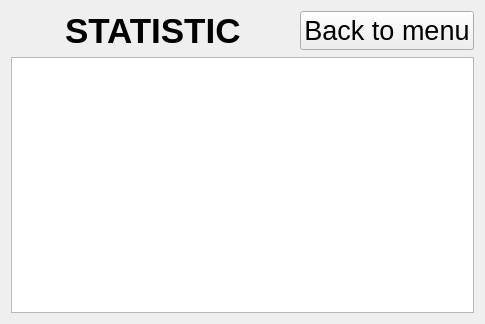
<?xml version="1.0" encoding="UTF-8"?>
<ui version="4.0">
 <class>Statistic</class>
 <widget class="QWidget" name="Statistic">
  <property name="geometry">
   <rect>
    <x>0</x>
    <y>0</y>
    <width>485</width>
    <height>324</height>
   </rect>
  </property>
  <property name="windowTitle">
   <string>Statistic</string>
  </property>
  <layout class="QGridLayout" name="gridLayout">
   <item row="0" column="0">
    <layout class="QVBoxLayout" name="verticalLayout">
     <item>
      <layout class="QHBoxLayout" name="horizontalLayout">
       <item>
        <spacer name="horizontalSpacer">
         <property name="orientation">
          <enum>Qt::Horizontal</enum>
         </property>
         <property name="sizeHint" stdset="0">
          <size>
           <width>37</width>
           <height>17</height>
          </size>
         </property>
        </spacer>
       </item>
       <item>
        <widget class="QLabel" name="label">
         <property name="font">
          <font>
           <pointsize>26</pointsize>
           <weight>75</weight>
           <bold>true</bold>
          </font>
         </property>
         <property name="text">
          <string>STATISTIC</string>
         </property>
        </widget>
       </item>
       <item>
        <spacer name="horizontalSpacer_2">
         <property name="orientation">
          <enum>Qt::Horizontal</enum>
         </property>
         <property name="sizeHint" stdset="0">
          <size>
           <width>40</width>
           <height>20</height>
          </size>
         </property>
        </spacer>
       </item>
       <item>
        <widget class="QPushButton" name="backTomenu">
         <property name="font">
          <font>
           <pointsize>20</pointsize>
          </font>
         </property>
         <property name="text">
          <string>Back to menu</string>
         </property>
        </widget>
       </item>
      </layout>
     </item>
    </layout>
   </item>
   <item row="1" column="0">
    <widget class="QTableWidget" name="tableWidget"/>
   </item>
  </layout>
 </widget>
 <resources/>
 <connections/>
</ui>
